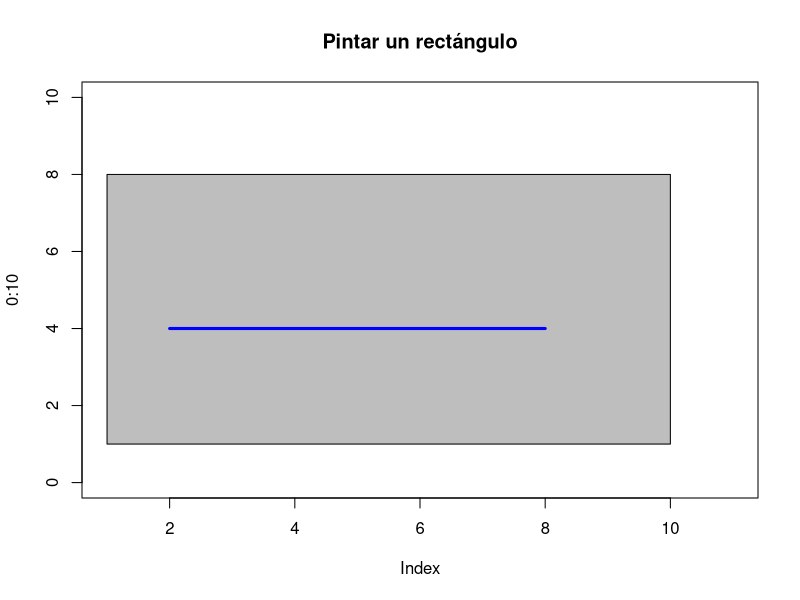
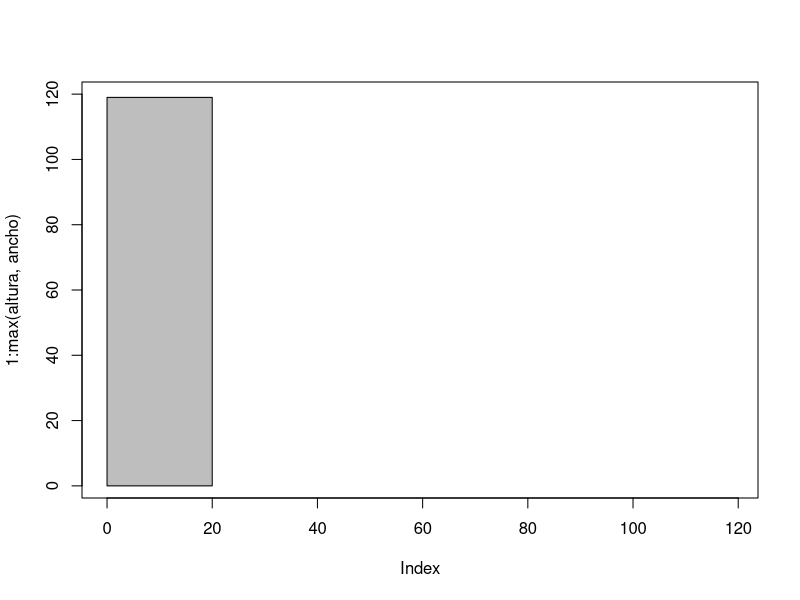
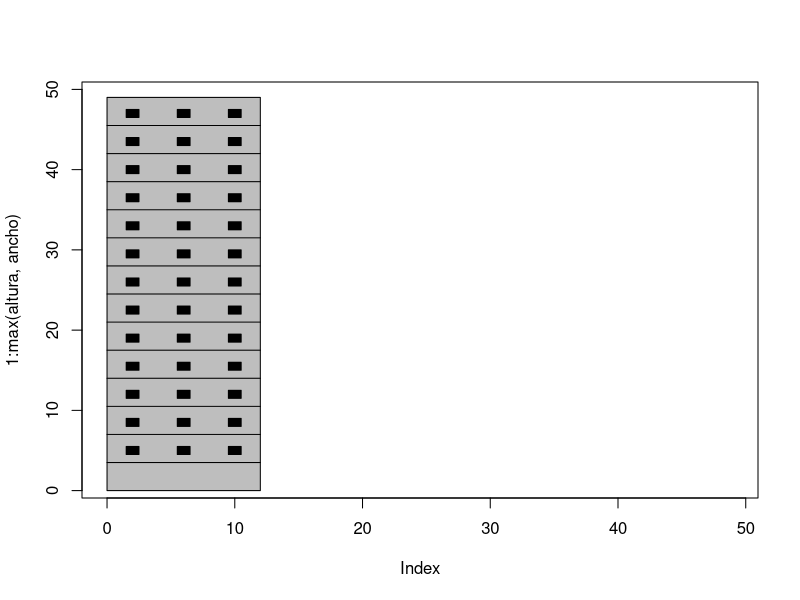
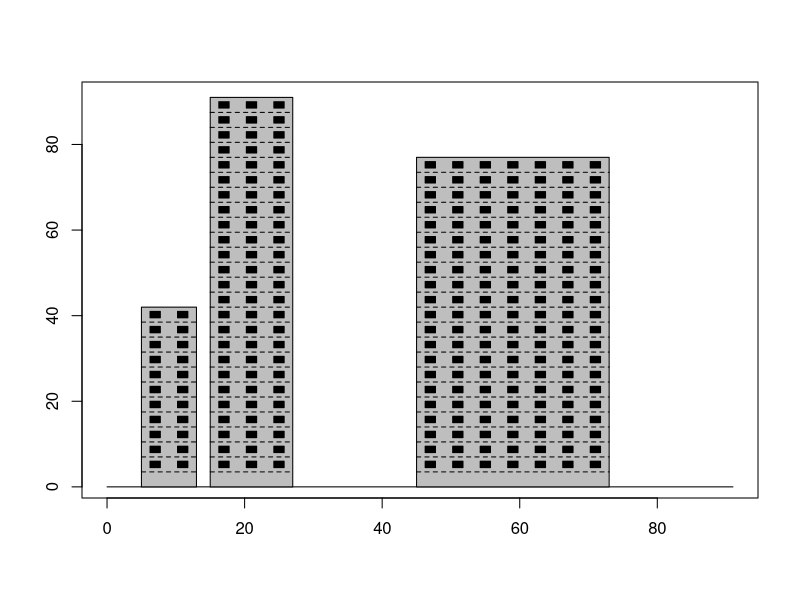
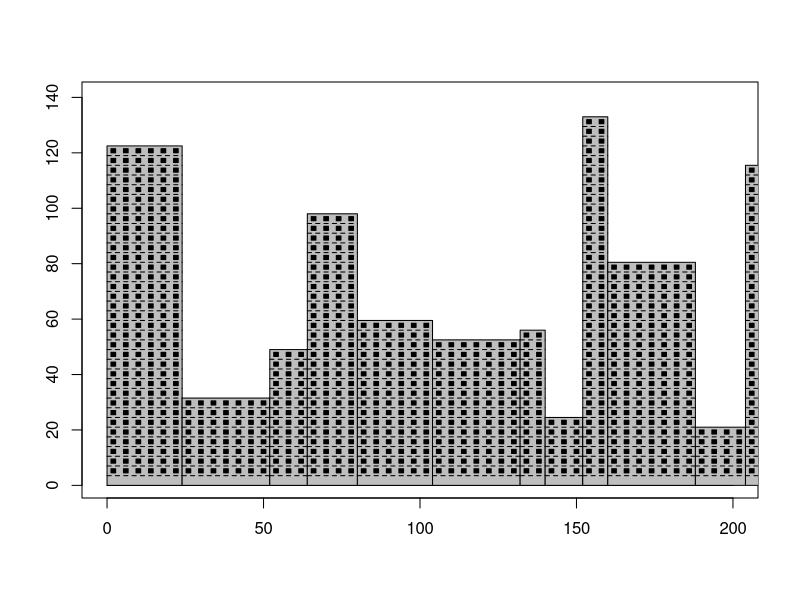
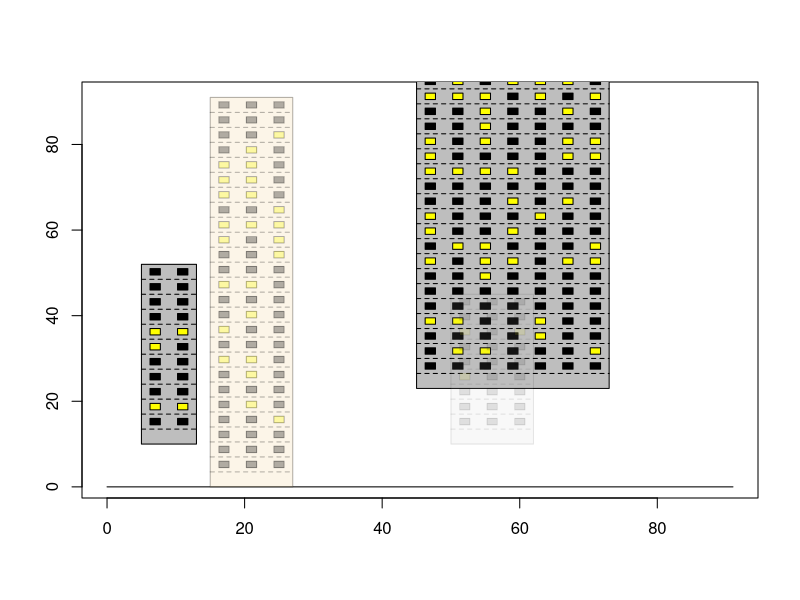
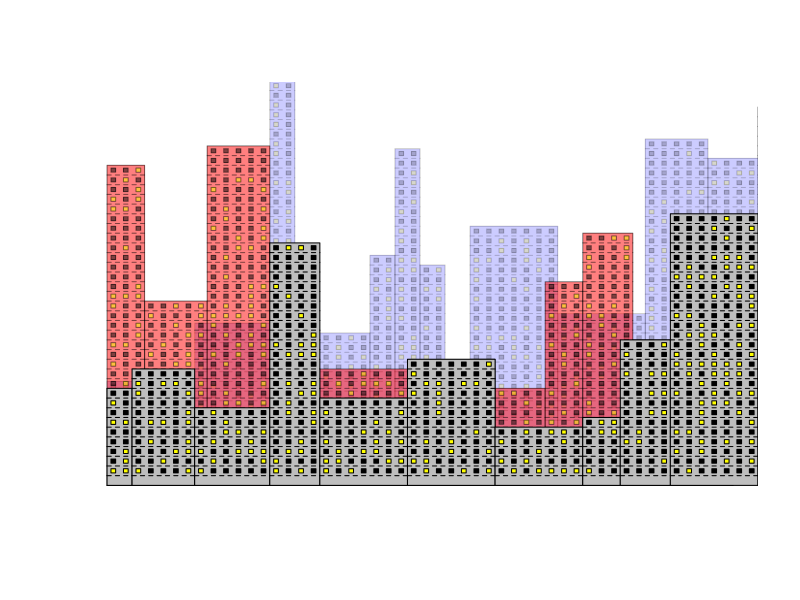

Recreate these plots in R, in order.
## ---- chunk 1
  plot(0:10,type = "n", main="Pintar un rectángulo")
  rect(1,1,10,8, col="grey")

  # Pintar linea
  x0<-c(2,8)
  y0<-c(4,4)
  lines(x0,y0,col="blue", lwd=3)
## ---- chunk 2
# funcion edificio
edificio<-function (npisos,nvent){
          h<-3.5 # altura de un piso
          a<- 4 #ancho de la habitación de fachada
          altura<-h*npisos # altura total del edificio
          ancho<-a*nvent # ancho total del edificio 
          
          #pintamos una grafica vacía que contenga la escala de maximos
          plot(1:max(altura,ancho),type="n", xlim = c(0,max(altura,ancho)))
          # pintamos el edificio de color gris
          rect(0, 0, ancho,altura, col = "grey")
}
# llamamos a la función y creamos el primer edificio
edificio(34,5)
## ---- chunk 3
edificio1<-function (npisos,nvent){
          h<-3.5 # altura de un piso
          a<- 4 #ancho de la habitación de fachada
          ancho_ventana<-1
          altura<-h*npisos # altura total del edificio
          ancho<-a*nvent # ancho total del edificio 
          
          #pintamos una grafica vacía que contenga la escala de maximos
          plot(1:max(altura,ancho),type="n", xlim = c(0,max(altura,ancho)))
          # pintamos el edificio de color gris
          rect(0, 0, ancho,altura, col = "grey")
          # bucle para los pisos
          x0=0
          y0=0
          # pintamos lineas horizontales
          for (i in 2:npisos-1){# no incluye el piso bajo
            x1<-c(x0,x0+ancho)
            y_piso<-i*h+y0 # altura del piso
            y1<-c(y_piso,y_piso)
            lines(x1,y1)
            # por cada piso hacemos las ventanas
            altura_ventana_suelo<-1
            for (k in 0:(nvent-1)){
              # vertice x bajo de la ventana
              xv<-a/2-ancho_ventana/2+a*k
              # vertice y bajo de la ventana
              yv<-y_piso+altura_ventana_suelo
              # pintamos ventana
              rect(xv,yv,xv+ancho_ventana,yv+ancho_ventana, col = "black")
              #rect(xleft, ybottom, xright, ytop) 
            }
          }          
}

edificio1(14,3)
## ---- chunk 4

edificio2<-function(npisos=10,nvent=3,x0=0,borrar=T){
          y0 <- 0
          h <-3.5 # altura de un piso
          a <- 4 #ancho de la habitación de fachada
          ancho_ventana <-1.5
          altura <-h*npisos # altura total del edificio
          ancho <-a*nvent # ancho total del edificio 
          # pintamos una grafica vacía que contenga la escala de maximos
          # si borrar=T vacía el lienzo
          if(borrar==T){
                plot(1:max(altura,ancho),type="n",
                     xlim = c(0,max(altura,ancho)),
                     xlab = " ",ylab=" ")
                lines(c(0,max(altura,ancho)),c(0,0))
                }
          # pintamos el edificio de color gris
          rect(x0, y0, ancho+x0,altura+y0, col = "grey")
          # bucle para los pisos
          # pintamos lineas horizontales
          for (i in 2:npisos-1){# no incluye el piso bajo
            x1<-c(x0,x0+ancho)
            y_piso<-i*h+y0 # altura del piso
            y1<-c(y_piso,y_piso)
            lines(x1,y1,lty=2)
            # por cada piso hacemos las ventanas
            altura_ventana_suelo<-1
              for (k in 0:(nvent-1)){
                # vertice x bajo de la ventana
                xv<-a/2-ancho_ventana/2+a*k
                # vertice y bajo de la ventana
                yv<-y_piso+altura_ventana_suelo
                # pintamos ventana
                rect(x0+xv,yv,x0+xv+ancho_ventana,yv+ancho_ventana, col = "black")
                }
          }          
    }

edificio2(26,3,15)
edificio2(12,2,5,borrar=F)
edificio2(22,7,45,borrar=F)

## ---- chunk 5
ciudad<-function(M=200,H=140){
  # Pinta el lienzo de la ciudad
    plot(1:H,type="n",
            xlim = c(0,M),
            xlab = " ",ylab=" ")
            lines(c(0,M),c(0,0))
            
    nedif<-as.integer(M/12)
    # de 2 a 8 ventanas
    v_en_fachadas<-2:7
    alturas<-5:as.integer(H/3.5)
    vector_v<- sample(v_en_fachadas,nedif,replace = TRUE)
    print("ventanas:")
    print(vector_v)
    vector_y<- sample(alturas,nedif)
    print("pisos:")
    print( vector_y)
    x0<-0
    for(i in seq_along(vector_v)){
      edificio2(vector_y[i],vector_v[i],x0,borrar=F)  
      x0<-vector_v[i]*4+x0
      #edificio2(npisos,nvent=3,x0=0,borrar=T){
    }
    
}

ciudad()

## ---- chunk 6

edificio3<-function(npisos=10,nvent=3,x0=0,y0=0,borrar=T,alfa=1,col="grey"){
          #y0 <- 0
          h <-3.5 # altura de un piso
          a <- 4 #ancho de la habitación de fachada
          ancho_ventana <-1.5
          altura <-h*npisos # altura total del edificio
          ancho <-a*nvent # ancho total del edificio 
          # pintamos una grafica vacía que contenga la escala de maximos
          # si borrar=T vacía el lienzo
          if(borrar==T){
                plot(1:max(altura,ancho),type="n",
                     xlim = c(0,max(altura,ancho)),
                     xlab = " ",ylab=" ")
                lines(c(0,max(altura,ancho)),c(0,0))
                }
          # pintamos el edificio de color gris
          #alfa<-runif(1,0.4,1)
          color_edificio<-adjustcolor(col, alpha.f = alfa)
          col_border<-adjustcolor(par("fg"), alpha.f = alfa)
          
          rect(x0, y0, ancho+x0,altura+y0, col = color_edificio, border = col_border)
          # bucle para los pisos
          # pintamos lineas horizontales
          for (i in 2:npisos-1){# no incluye el piso bajo
            x1<-c(x0,x0+ancho)
            y_piso<-i*h+y0 # altura del piso
            y1<-c(y_piso,y_piso)
            lines(x1,y1,lty=2,col = col_border)
            # por cada piso hacemos las ventanas
            altura_ventana_suelo<-1
              for (k in 0:(nvent-1)){
                # vertice x bajo de la ventana
                xv<-a/2-ancho_ventana/2+a*k
                # vertice y bajo de la ventana
                yv<-y_piso+altura_ventana_suelo
                # pintamos ventana
                #color encendido apagado de luz
                color_ventana<-ifelse(runif(1)>0.7,"yellow","black")
                color_ventana<-adjustcolor(color_ventana, alpha.f = alfa) 
                rect(x0+xv,yv,x0+xv+ancho_ventana,yv+ancho_ventana,
                     col = color_ventana,border = col_border)
                }
          }          
    }

edificio3(26,3,15,alfa=0.3,col="wheat")
edificio3(12,2,5,10,borrar=F)
edificio3(22,7,45,23,borrar=F)
edificio3(10,3,50,10,borrar=F,alfa=0.1)

## ---- chunk 7
# Version personalizada de la funcion ciudad
ciudad2<-function(M=200,H=140, y0=0, alfa=1,col="grey",borrar=T){
  # Pinta el lienzo de la ciudad o borra lo que haya
  if(borrar==T){
    plot(1:H,type="n",
            xlim = c(0,M),
            xlab = " ",ylab=" ",axes=FALSE)
            lines(c(0,M),c(0,0))
    }        
    nedif<-as.integer(M/12)# un calculo rápido del nummero de edificios
    # ventanas en cada fachada de 2 a 7 ventanas
    v_en_fachadas<-2:7
    alturas<-5:as.integer(H/3.5) # alturas de los rascacielos posibles
    # toma una muestra aleatoria de ventanas y alturas
    vector_v<- sample(v_en_fachadas,nedif,replace = TRUE)
    vector_y<- sample(alturas,nedif)
    x0<-0
    for(i in seq_along(vector_v)){
      # por orden, npisos, nventanas, x0,y0...
      edificio3(vector_y[i],vector_v[i],x0,y0,borrar=F,alfa=alfa,col=col)  
      x0<-vector_v[i]*4+x0 # posicion x del siguiente edificio
    }
}

# Ahora Creamos una ciudad
  ciudad2(alfa=0.2,col="blue", y0=20)
  ciudad2(alfa=0.5,col="red", y0=0,borrar=FALSE)
  ciudad2(H=100,alfa=1,col="grey", y0=0,borrar=FALSE)

